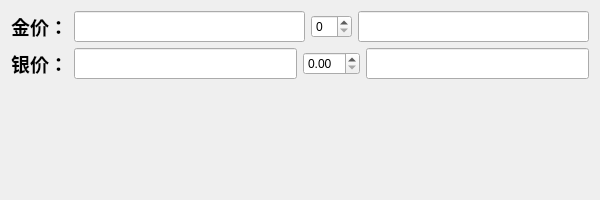
<?xml version="1.0" encoding="UTF-8"?>
<ui version="4.0">
 <class>Form</class>
 <widget class="QWidget" name="Form">
  <property name="geometry">
   <rect>
    <x>0</x>
    <y>0</y>
    <width>600</width>
    <height>200</height>
   </rect>
  </property>
  <property name="cursor">
   <cursorShape>ArrowCursor</cursorShape>
  </property>
  <property name="windowTitle">
   <string>Form</string>
  </property>
  <layout class="QVBoxLayout" name="verticalLayout">
   <item>
    <layout class="QHBoxLayout" name="horizontalLayout">
     <item>
      <widget class="QLabel" name="label">
       <property name="font">
        <font>
         <family>等距更纱黑体 SC</family>
         <pointsize>14</pointsize>
         <bold>true</bold>
        </font>
       </property>
       <property name="text">
        <string>金价：</string>
       </property>
      </widget>
     </item>
     <item>
      <widget class="QLineEdit" name="lineEdit_gold_price">
       <property name="font">
        <font>
         <family>等距更纱黑体 SC</family>
         <pointsize>12</pointsize>
         <bold>true</bold>
        </font>
       </property>
      </widget>
     </item>
     <item>
      <widget class="QSpinBox" name="spinBox"/>
     </item>
     <item>
      <widget class="QLineEdit" name="lineEdit_gold_total">
       <property name="font">
        <font>
         <family>等距更纱黑体 SC</family>
         <pointsize>12</pointsize>
         <bold>true</bold>
        </font>
       </property>
      </widget>
     </item>
    </layout>
   </item>
   <item>
    <layout class="QHBoxLayout" name="horizontalLayout_2">
     <item>
      <widget class="QLabel" name="label_2">
       <property name="font">
        <font>
         <family>等距更纱黑体 SC</family>
         <pointsize>14</pointsize>
         <bold>true</bold>
        </font>
       </property>
       <property name="text">
        <string>银价：</string>
       </property>
      </widget>
     </item>
     <item>
      <widget class="QLineEdit" name="lineEdit_silver_price">
       <property name="font">
        <font>
         <family>等距更纱黑体 SC</family>
         <pointsize>12</pointsize>
         <bold>true</bold>
        </font>
       </property>
      </widget>
     </item>
     <item>
      <widget class="QDoubleSpinBox" name="doubleSpinBox"/>
     </item>
     <item>
      <widget class="QLineEdit" name="lineEdit_silver_total">
       <property name="font">
        <font>
         <family>等距更纱黑体 SC</family>
         <pointsize>12</pointsize>
         <bold>true</bold>
        </font>
       </property>
      </widget>
     </item>
    </layout>
   </item>
   <item>
    <widget class="QLabel" name="label_result">
     <property name="font">
      <font>
       <family>等距更纱黑体 SC</family>
       <pointsize>14</pointsize>
       <bold>true</bold>
      </font>
     </property>
     <property name="text">
      <string/>
     </property>
    </widget>
   </item>
  </layout>
 </widget>
 <resources/>
 <connections/>
</ui>
